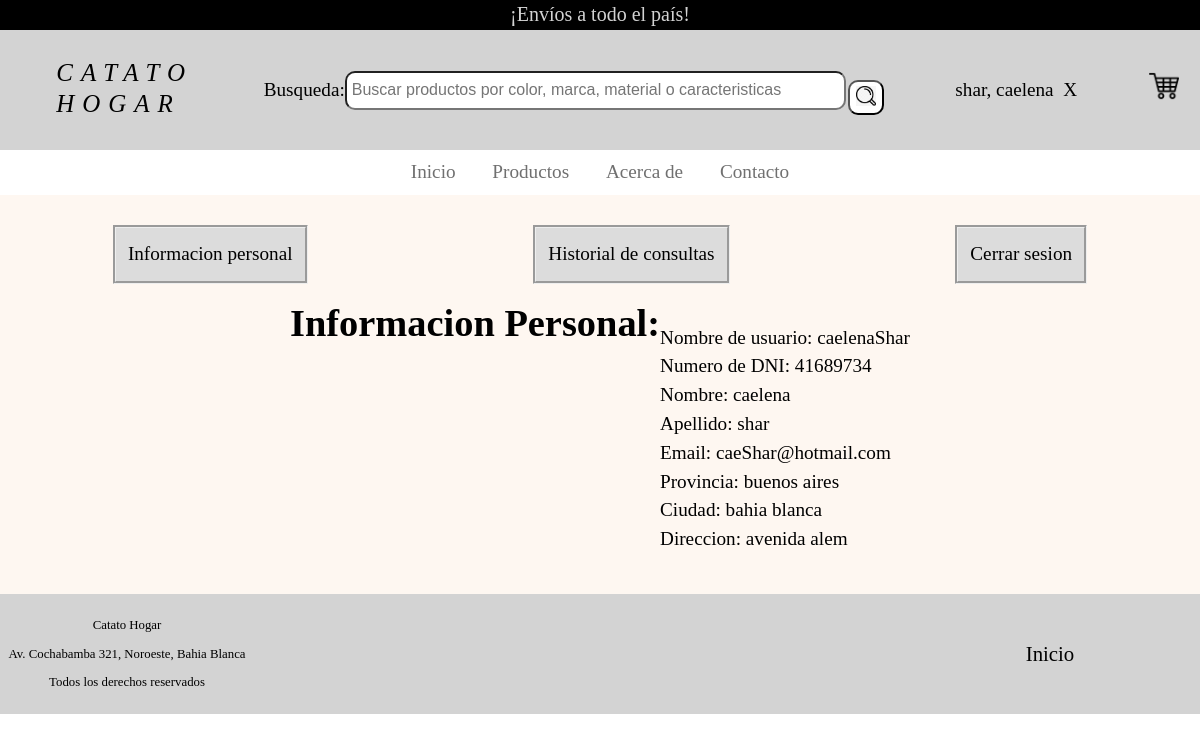
Screenshot of /informacion_personal.php (signed in) with the database file from the repository.
### tables this page shows
CREATE TABLE `usuario` (
  `id` int(7) NOT NULL,
  `nombre_usuario` varchar(30) NOT NULL,
  `contrasena` varchar(250) NOT NULL,
  `perfil` varchar(2) NOT NULL,
  `nro_dni` varchar(8) NOT NULL,
  `nombre` varchar(30) NOT NULL,
  `apellido` varchar(30) NOT NULL,
  `email` varchar(40) NOT NULL,
  `provincia` varchar(30) NOT NULL,
  `ciudad` varchar(30) NOT NULL,
  `direccion` varchar(30) NOT NULL
);

### informacion_personal.php (the view, shortened to what this page needs)
<?php
    include("encabezado.php");
    include("pie.php");
?>
<!DOCTYPE html>
<html lang="es">
<head>
    <link type="text/css"  href="css/estilos.css" rel="stylesheet">
</head>
<body id="body">
    <header>
        <?php echo $encab; ?>
    </header>
    <main>
        <?php echo $cont_usuarios; ?>
        <h1> Informacion Personal:</h1>
        <?php
            global $db;
            $nombreUser = $_SESSION['user'];
            $sql= "SELECT nombre_usuario, perfil, nro_dni, nombre, apellido, email, provincia, ciudad, direccion
                    FROM `usuario`
                    WHERE nombre_usuario='$nombreUser'
            ";
            $rs = $db->query($sql);
            $infoPersonal = "";
            foreach ($rs as $row) {
                $infoPersonal = "<div class='cont-perfil'>
                                    Nombre de usuario: {$row['nombre_usuario']} <br>
                                    Numero de DNI: {$row['nro_dni']} <br>
                                    Nombre: {$row['nombre']} <br>
                                    Apellido: {$row['apellido']} <br>
                                    Email: {$row['email']} <br>
                                    Provincia: {$row['provincia']} <br>
                                    Ciudad: {$row['ciudad']} <br>
                                    Direccion: {$row['direccion']} <br>
                                </div>
                ";
            }
            echo  $infoPersonal;
        ?>
    </main>
    <?php
        echo $pie;
    ?>
</body>
</html>

### css/estilos.css (style rules this page uses)
#body { width:100%; margin: 0; padding: 0; }
body { font-family: "Salesforce Sans", serif; font-size: 1.2rem; line-height: 1.5em; margin: 0; }
main { background-color: #fef7f1; padding-top: 30px; }

### informacion_personal.php (style rules this page uses)
main { display:flex; justify-content:center; flex-wrap:wrap; }
.cont-perfil { margin: 40px 0; }

### rows the page displays
usuario: nombre_usuario "caelenaShar", nro_dni "41689734", nombre "caelena", apellido "shar", email "caeShar@hotmail.com", provincia "buenos aires", ciudad "bahia blanca", direccion "avenida alem"

### other values shown
$_SESSION['nombre'] "shar, caelena"
